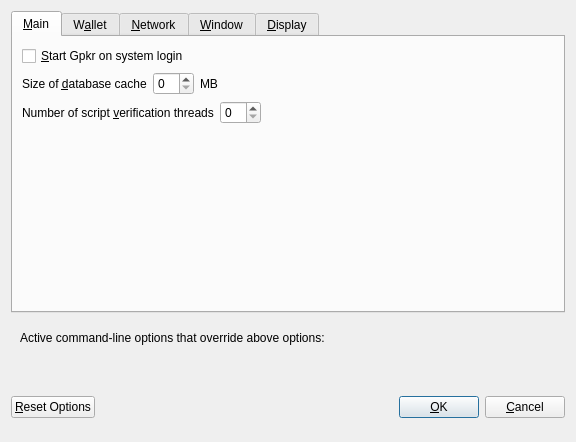
<?xml version="1.0" encoding="UTF-8"?>
<ui version="4.0">
 <class>OptionsDialog</class>
 <widget class="QDialog" name="OptionsDialog">
  <property name="geometry">
   <rect>
    <x>0</x>
    <y>0</y>
    <width>576</width>
    <height>442</height>
   </rect>
  </property>
  <property name="windowTitle">
   <string>Options</string>
  </property>
  <property name="modal">
   <bool>true</bool>
  </property>
  <layout class="QVBoxLayout" name="verticalLayout">
   <item>
    <widget class="QTabWidget" name="tabWidget">
     <property name="currentIndex">
      <number>0</number>
     </property>
     <widget class="QWidget" name="tabMain">
      <attribute name="title">
       <string>&amp;Main</string>
      </attribute>
      <layout class="QVBoxLayout" name="verticalLayout_Main">
       <item>
        <widget class="QCheckBox" name="bitcoinAtStartup">
         <property name="toolTip">
          <string>Automatically start Gpkr after logging in to the system.</string>
         </property>
         <property name="text">
          <string>&amp;Start Gpkr on system login</string>
         </property>
        </widget>
       </item>
       <item>
        <layout class="QHBoxLayout" name="horizontalLayout_2_Main">
         <item>
          <widget class="QLabel" name="databaseCacheLabel">
           <property name="text">
            <string>Size of &amp;database cache</string>
           </property>
           <property name="textFormat">
            <enum>Qt::PlainText</enum>
           </property>
           <property name="buddy">
            <cstring>databaseCache</cstring>
           </property>
          </widget>
         </item>
         <item>
          <widget class="QSpinBox" name="databaseCache"/>
         </item>
         <item>
          <widget class="QLabel" name="databaseCacheUnitLabel">
           <property name="text">
            <string>MB</string>
           </property>
           <property name="textFormat">
            <enum>Qt::PlainText</enum>
           </property>
          </widget>
         </item>
         <item>
          <spacer name="horizontalSpacer_2_Main">
           <property name="orientation">
            <enum>Qt::Horizontal</enum>
           </property>
           <property name="sizeHint" stdset="0">
            <size>
             <width>40</width>
             <height>20</height>
            </size>
           </property>
          </spacer>
         </item>
        </layout>
       </item>
       <item>
        <layout class="QHBoxLayout" name="horizontalLayout_3_Main">
         <item>
          <widget class="QLabel" name="threadsScriptVerifLabel">
           <property name="text">
            <string>Number of script &amp;verification threads</string>
           </property>
           <property name="textFormat">
            <enum>Qt::PlainText</enum>
           </property>
           <property name="buddy">
            <cstring>threadsScriptVerif</cstring>
           </property>
          </widget>
         </item>
         <item>
          <widget class="QSpinBox" name="threadsScriptVerif">
           <property name="toolTip">
            <string>(0 = auto, &lt;0 = leave that many cores free)</string>
           </property>
          </widget>
         </item>
         <item>
          <spacer name="horizontalSpacer_3_Main">
           <property name="orientation">
            <enum>Qt::Horizontal</enum>
           </property>
           <property name="sizeHint" stdset="0">
            <size>
             <width>40</width>
             <height>20</height>
            </size>
           </property>
          </spacer>
         </item>
        </layout>
       </item>
       <item>
        <spacer name="verticalSpacer_2">
         <property name="orientation">
          <enum>Qt::Vertical</enum>
         </property>
         <property name="sizeHint" stdset="0">
          <size>
           <width>20</width>
           <height>40</height>
          </size>
         </property>
        </spacer>
       </item>
      </layout>
     </widget>
     <widget class="QWidget" name="tabWallet">
      <attribute name="title">
       <string>W&amp;allet</string>
      </attribute>
      <layout class="QVBoxLayout" name="verticalLayout_Wallet">
       <item>
        <layout class="QHBoxLayout" name="horizontalLayout_2_Wallet">
         <item>
          <widget class="QLabel" name="labelStakeSplitThresholdText">
           <property name="text">
            <string>Stake split threshold:</string>
           </property>
          </widget>
         </item>
         <item>
          <widget class="QSpinBox" name="spinBoxStakeSplitThreshold">
           <property name="minimum">
            <number>1</number>
           </property>
           <property name="maximum">
            <number>999999</number>
           </property>
          </widget>
         </item>
        </layout>
       </item>
       <item>
        <widget class="QGroupBox" name="groupBox">
         <property name="title">
          <string>Expert</string>
         </property>
         <layout class="QVBoxLayout" name="verticalLayout_2">
          <item>
           <widget class="QCheckBox" name="coinControlFeatures">
            <property name="toolTip">
             <string>Whether to show coin control features or not.</string>
            </property>
            <property name="text">
             <string>Enable coin &amp;control features</string>
            </property>
           </widget>
          </item>
          <item>
           <widget class="QCheckBox" name="showMasternodesTab">
            <property name="toolTip">
             <string>Show additional tab listing all your masternodes in first sub-tab&lt;br/&gt;and all masternodes on the network in second sub-tab.</string>
            </property>
            <property name="text">
             <string>Show Masternodes Tab</string>
            </property>
           </widget>
          </item>
          <item>
           <widget class="QCheckBox" name="spendZeroConfChange">
            <property name="toolTip">
             <string>If you disable the spending of unconfirmed change, the change from a transaction&lt;br/&gt;cannot be used until that transaction has at least one confirmation.&lt;br/&gt;This also affects how your balance is computed.</string>
            </property>
            <property name="text">
             <string>&amp;Spend unconfirmed change</string>
            </property>
           </widget>
          </item>
         </layout>
        </widget>
       </item>
       <item>
        <spacer name="verticalSpacer_Wallet">
         <property name="orientation">
          <enum>Qt::Vertical</enum>
         </property>
         <property name="sizeHint" stdset="0">
          <size>
           <width>20</width>
           <height>40</height>
          </size>
         </property>
        </spacer>
       </item>
      </layout>
     </widget>
     <widget class="QWidget" name="tabNetwork">
      <attribute name="title">
       <string>&amp;Network</string>
      </attribute>
      <layout class="QVBoxLayout" name="verticalLayout_Network">
       <item>
        <widget class="QCheckBox" name="mapPortUpnp">
         <property name="toolTip">
          <string>Automatically open the Gpkr client port on the router. This only works when your router supports UPnP and it is enabled.</string>
         </property>
         <property name="text">
          <string>Map port using &amp;UPnP</string>
         </property>
        </widget>
       </item>
       <item>
        <widget class="QCheckBox" name="allowIncoming">
         <property name="toolTip">
          <string>Accept connections from outside</string>
         </property>
         <property name="text">
          <string>Allow incoming connections</string>
         </property>
        </widget>
       </item>
       <item>
        <widget class="QCheckBox" name="connectSocks">
         <property name="toolTip">
          <string>Connect to the Gpkr network through a SOCKS5 proxy.</string>
         </property>
         <property name="text">
          <string>&amp;Connect through SOCKS5 proxy (default proxy):</string>
         </property>
        </widget>
       </item>
       <item>
        <layout class="QHBoxLayout" name="horizontalLayout_1_Network">
         <item>
          <widget class="QLabel" name="proxyIpLabel">
           <property name="text">
            <string>Proxy &amp;IP:</string>
           </property>
           <property name="textFormat">
            <enum>Qt::PlainText</enum>
           </property>
           <property name="buddy">
            <cstring>proxyIp</cstring>
           </property>
          </widget>
         </item>
         <item>
          <widget class="QValidatedLineEdit" name="proxyIp">
           <property name="minimumSize">
            <size>
             <width>140</width>
             <height>0</height>
            </size>
           </property>
           <property name="maximumSize">
            <size>
             <width>140</width>
             <height>16777215</height>
            </size>
           </property>
           <property name="toolTip">
            <string>IP address of the proxy (e.g. IPv4: 127.0.0.1 / IPv6: ::1)</string>
           </property>
          </widget>
         </item>
         <item>
          <widget class="QLabel" name="proxyPortLabel">
           <property name="text">
            <string>&amp;Port:</string>
           </property>
           <property name="textFormat">
            <enum>Qt::PlainText</enum>
           </property>
           <property name="buddy">
            <cstring>proxyPort</cstring>
           </property>
          </widget>
         </item>
         <item>
          <widget class="QLineEdit" name="proxyPort">
           <property name="minimumSize">
            <size>
             <width>55</width>
             <height>0</height>
            </size>
           </property>
           <property name="maximumSize">
            <size>
             <width>55</width>
             <height>16777215</height>
            </size>
           </property>
           <property name="toolTip">
            <string>Port of the proxy (e.g. 9050)</string>
           </property>
          </widget>
         </item>
         <item>
          <spacer name="horizontalSpacer_1_Network">
           <property name="orientation">
            <enum>Qt::Horizontal</enum>
           </property>
           <property name="sizeHint" stdset="0">
            <size>
             <width>40</width>
             <height>20</height>
            </size>
           </property>
          </spacer>
         </item>
        </layout>
       </item>
       <item>
        <spacer name="verticalSpacer_Network">
         <property name="orientation">
          <enum>Qt::Vertical</enum>
         </property>
         <property name="sizeHint" stdset="0">
          <size>
           <width>20</width>
           <height>40</height>
          </size>
         </property>
        </spacer>
       </item>
      </layout>
     </widget>
     <widget class="QWidget" name="tabWindow">
      <attribute name="title">
       <string>&amp;Window</string>
      </attribute>
      <layout class="QVBoxLayout" name="verticalLayout_Window">
       <item>
        <widget class="QCheckBox" name="minimizeToTray">
         <property name="toolTip">
          <string>Show only a tray icon after minimizing the window.</string>
         </property>
         <property name="text">
          <string>&amp;Minimize to the tray instead of the taskbar</string>
         </property>
        </widget>
       </item>
       <item>
        <widget class="QCheckBox" name="minimizeOnClose">
         <property name="toolTip">
          <string>Minimize instead of exit the application when the window is closed. When this option is enabled, the application will be closed only after selecting Quit in the menu.</string>
         </property>
         <property name="text">
          <string>M&amp;inimize on close</string>
         </property>
        </widget>
       </item>
       <item>
        <spacer name="verticalSpacer_Window">
         <property name="orientation">
          <enum>Qt::Vertical</enum>
         </property>
         <property name="sizeHint" stdset="0">
          <size>
           <width>20</width>
           <height>40</height>
          </size>
         </property>
        </spacer>
       </item>
      </layout>
     </widget>
     <widget class="QWidget" name="tabDisplay">
      <attribute name="title">
       <string>&amp;Display</string>
      </attribute>
      <layout class="QVBoxLayout" name="verticalLayout_Display">
       <item>
        <layout class="QHBoxLayout" name="horizontalLayout_1_Display">
         <item>
          <widget class="QLabel" name="langLabel">
           <property name="text">
            <string>User Interface &amp;language:</string>
           </property>
           <property name="textFormat">
            <enum>Qt::PlainText</enum>
           </property>
           <property name="buddy">
            <cstring>lang</cstring>
           </property>
          </widget>
         </item>
         <item>
          <widget class="QValueComboBox" name="lang">
           <property name="toolTip">
            <string>The user interface language can be set here. This setting will take effect after restarting Gpkr.</string>
           </property>
          </widget>
         </item>
        </layout>
       </item>
       <item>
        <widget class="Line" name="line">
         <property name="orientation">
          <enum>Qt::Horizontal</enum>
         </property>
        </widget>
       </item>
       <item>
        <layout class="QHBoxLayout" name="horizontalLayout_2_Display">
         <item>
          <widget class="QLabel" name="unitLabel">
           <property name="text">
            <string>&amp;Unit to show amounts in:</string>
           </property>
           <property name="textFormat">
            <enum>Qt::PlainText</enum>
           </property>
           <property name="buddy">
            <cstring>unit</cstring>
           </property>
          </widget>
         </item>
         <item>
          <widget class="QValueComboBox" name="unit">
           <property name="toolTip">
            <string>Choose the default subdivision unit to show in the interface and when sending coins.</string>
           </property>
          </widget>
         </item>
        </layout>
       </item>
       <item>
        <layout class="QHBoxLayout" name="horizontalLayout_5_Display">
         <item>
          <widget class="QLabel" name="digitsLabel">
           <property name="text">
            <string>Decimal digits</string>
           </property>
          </widget>
         </item>
         <item>
          <widget class="QValueComboBox" name="digits"/>
         </item>
        </layout>
       </item>
       <item>
        <layout class="QHBoxLayout" name="horizontalLayout_3_Display">
         <item>
          <widget class="QLabel" name="thirdPartyTxUrlsLabel">
           <property name="toolTip">
            <string>Third party URLs (e.g. a block explorer) that appear in the transactions tab as context menu items. %s in the URL is replaced by transaction hash. Multiple URLs are separated by vertical bar |.</string>
           </property>
           <property name="text">
            <string>Third party transaction URLs</string>
           </property>
           <property name="buddy">
            <cstring>thirdPartyTxUrls</cstring>
           </property>
          </widget>
         </item>
         <item>
          <widget class="QLineEdit" name="thirdPartyTxUrls">
           <property name="toolTip">
            <string>Third party URLs (e.g. a block explorer) that appear in the transactions tab as context menu items. %s in the URL is replaced by transaction hash. Multiple URLs are separated by vertical bar |.</string>
           </property>
          </widget>
         </item>
        </layout>
       </item>
       <item>
        <spacer name="verticalSpacer">
         <property name="orientation">
          <enum>Qt::Vertical</enum>
         </property>
         <property name="sizeHint" stdset="0">
          <size>
           <width>20</width>
           <height>40</height>
          </size>
         </property>
        </spacer>
       </item>
      </layout>
     </widget>
    </widget>
   </item>
   <item>
    <widget class="QFrame" name="frame">
     <layout class="QVBoxLayout" name="verticalLayout_Bottom">
      <item>
       <layout class="QHBoxLayout" name="horizontalLayout_Bottom">
        <item>
         <widget class="QLabel" name="overriddenByCommandLineInfoLabel">
          <property name="text">
           <string>Active command-line options that override above options:</string>
          </property>
          <property name="textFormat">
           <enum>Qt::PlainText</enum>
          </property>
         </widget>
        </item>
        <item>
         <spacer name="horizontalSpacer_Bottom">
          <property name="orientation">
           <enum>Qt::Horizontal</enum>
          </property>
          <property name="sizeHint" stdset="0">
           <size>
            <width>40</width>
            <height>20</height>
           </size>
          </property>
         </spacer>
        </item>
       </layout>
      </item>
      <item>
       <widget class="QLabel" name="overriddenByCommandLineLabel">
        <property name="text">
         <string/>
        </property>
        <property name="textFormat">
         <enum>Qt::PlainText</enum>
        </property>
        <property name="wordWrap">
         <bool>true</bool>
        </property>
       </widget>
      </item>
     </layout>
    </widget>
   </item>
   <item>
    <layout class="QHBoxLayout" name="horizontalLayout_Buttons">
     <item>
      <widget class="QPushButton" name="resetButton">
       <property name="toolTip">
        <string>Reset all client options to default.</string>
       </property>
       <property name="text">
        <string>&amp;Reset Options</string>
       </property>
       <property name="autoDefault">
        <bool>false</bool>
       </property>
      </widget>
     </item>
     <item>
      <spacer name="horizontalSpacer_1">
       <property name="orientation">
        <enum>Qt::Horizontal</enum>
       </property>
       <property name="sizeHint" stdset="0">
        <size>
         <width>40</width>
         <height>48</height>
        </size>
       </property>
      </spacer>
     </item>
     <item>
      <widget class="QLabel" name="statusLabel">
       <property name="minimumSize">
        <size>
         <width>200</width>
         <height>0</height>
        </size>
       </property>
       <property name="font">
        <font>
         <weight>75</weight>
         <bold>true</bold>
        </font>
       </property>
       <property name="text">
        <string/>
       </property>
       <property name="textFormat">
        <enum>Qt::PlainText</enum>
       </property>
       <property name="wordWrap">
        <bool>true</bool>
       </property>
      </widget>
     </item>
     <item>
      <spacer name="horizontalSpacer_2">
       <property name="orientation">
        <enum>Qt::Horizontal</enum>
       </property>
       <property name="sizeHint" stdset="0">
        <size>
         <width>40</width>
         <height>48</height>
        </size>
       </property>
      </spacer>
     </item>
     <item>
      <widget class="QPushButton" name="okButton">
       <property name="text">
        <string>&amp;OK</string>
       </property>
       <property name="autoDefault">
        <bool>false</bool>
       </property>
       <property name="default">
        <bool>true</bool>
       </property>
      </widget>
     </item>
     <item>
      <widget class="QPushButton" name="cancelButton">
       <property name="text">
        <string>&amp;Cancel</string>
       </property>
       <property name="autoDefault">
        <bool>false</bool>
       </property>
      </widget>
     </item>
    </layout>
   </item>
  </layout>
 </widget>
 <customwidgets>
  <customwidget>
   <class>QValidatedLineEdit</class>
   <extends>QLineEdit</extends>
   <header>qvalidatedlineedit.h</header>
  </customwidget>
  <customwidget>
   <class>QValueComboBox</class>
   <extends>QComboBox</extends>
   <header>qvaluecombobox.h</header>
  </customwidget>
 </customwidgets>
 <resources/>
 <connections/>
</ui>
